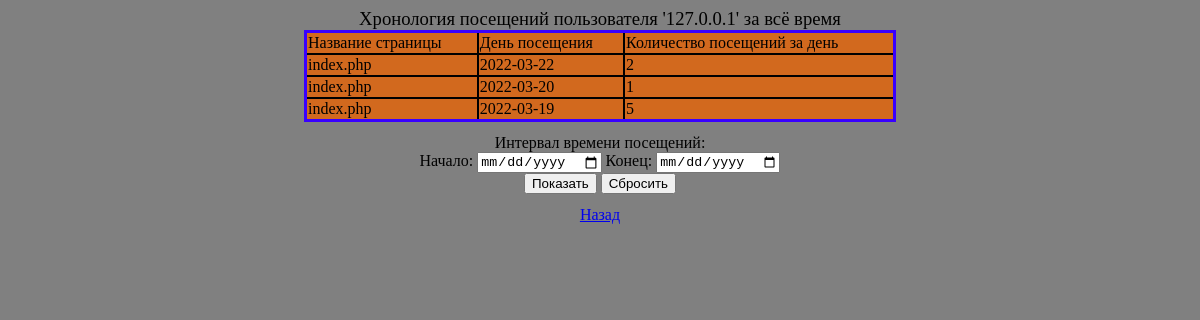
The page /RGZ/user_hist.php?user=127.0.0.1 (signed in) on the database its author committed.
### tables this page shows
CREATE TABLE `visits` (
  `day` date NOT NULL DEFAULT (curdate()),
  `user` varchar(256) NOT NULL,
  `page` varchar(256) NOT NULL,
  `count` int NOT NULL DEFAULT '1'
);

### Lab2/Materials/Database.php (called while the page is built, shortened)
<?php
class Database {
    private $connection;
    public function __construct($host, $user, $password, $db_name) {
        $this->connection = mysqli_connect($host, $user, $password, $db_name);
    }
    public function execute_query($query) {
        if ($this->connection)
            return mysqli_query($this->connection, $query);
        else
            throw new RuntimeException("Ошибка на сервере: не удалось соединиться с базой данных");
    }
    public function get_errno() {
        if ($this->connection)
            return mysqli_errno($this->connection);
        else
            return -1;
    }
}

### Lab2/Materials/Visits.php (the view, shortened to what this page needs)
<?php
    class Visits {
        private $db_ref;
        public function __construct(Database $db) {
            $this->db_ref = $db;
        }
        private function get_user_hist_array($user, $begin = null, $end = null) {
            if ($begin == null)
                $begin = '1000-01-01';
            if ($end == null)
                $end = '9999-12-31';
            $query = "
                SELECT page, day, count
                FROM visits
                WHERE (day BETWEEN '$begin' AND '$end') AND (user = '$user')
                ORDER BY day DESC;
            ";
            $query_result = $this->db_ref->execute_query($query);
            for ($result = array(); $row = $query_result->fetch_assoc();)
                $result[] = $row;
            return $result;
        }
        public function get_user_hist_table($user, $begin = null, $end = null) {
            $table = $this->get_user_hist_array($user, $begin, $end);
            $view = "";
            foreach ($table as $row) {
                $page = $row['page'];
                $day = $row['day'];
                $count = $row['count'];
                $view .=
                    "<tr>" .
                    "<td>$page</td>" .
                    "<td>$day</td>" .
                    "<td>$count</td>" .
                    "</tr>";
            }
            return $view;
        }
    }

### RGZ/index.css (style rules this page uses)
body { background-color:#808080; }
table.content td { border: 2px solid black; background-color: chocolate; }

### rows shown on the page
visits: page "index.php", day "2022-03-22", count "2"
visits: page "index.php", day "2022-03-20", count "1"
visits: page "index.php", day "2022-03-19", count "5"

### other values the page prints
$user "127.0.0.1"
$period "за всё время"
